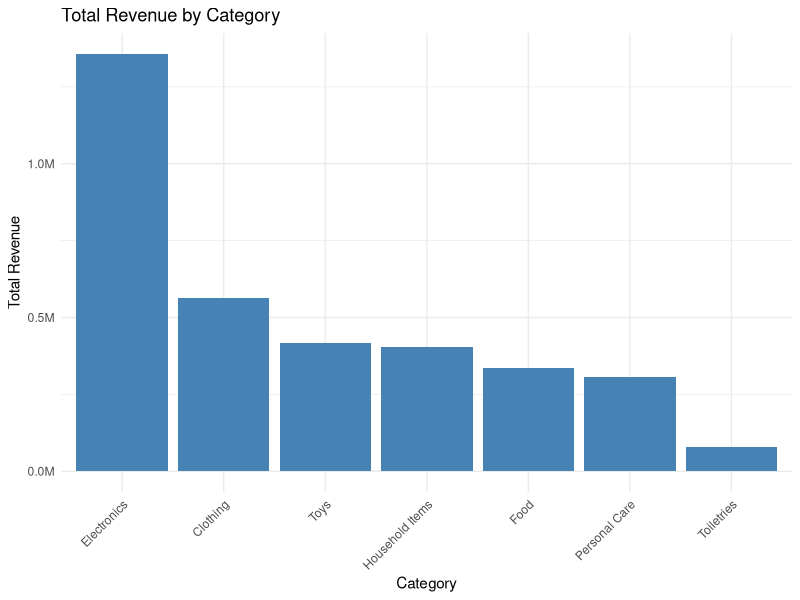

Write R code to recreate this figure.
library(readxl)
library(dplyr)
library(tidyr)
library(ggplot2)

# Load the dataset
df <- read_excel("Dream_Supershop_Dataset.xlsx", sheet = "Sales Data")

# View structure
str(df)

# Remove duplicate rows
df <- df %>% distinct()

# Replace missing numeric values with median
df <- df %>% mutate(across(where(is.numeric), ~replace_na(., median(., na.rm = TRUE))))

# Remove rows with any remaining missing values
df <- df %>% drop_na()


# Summarise total revenue by category
revenue_by_category <- df %>%
  group_by(`Category Name`) %>%
  summarise(TotalRevenue = sum(Revenue, na.rm = TRUE)) %>%
  arrange(desc(TotalRevenue))

library(scales)  # for label formatting

ggplot(revenue_by_category, aes(x = reorder(`Category Name`, -TotalRevenue), y = TotalRevenue)) +
  geom_bar(stat = "identity", fill = "steelblue") +
  labs(title = "Total Revenue by Category",
       x = "Category",
       y = "Total Revenue") +
  scale_y_continuous(labels = label_number(scale = 1e-6, suffix = "M")) +  # shows in millions
  theme_minimal() +
  theme(axis.text.x = element_text(angle = 45, hjust = 1))







